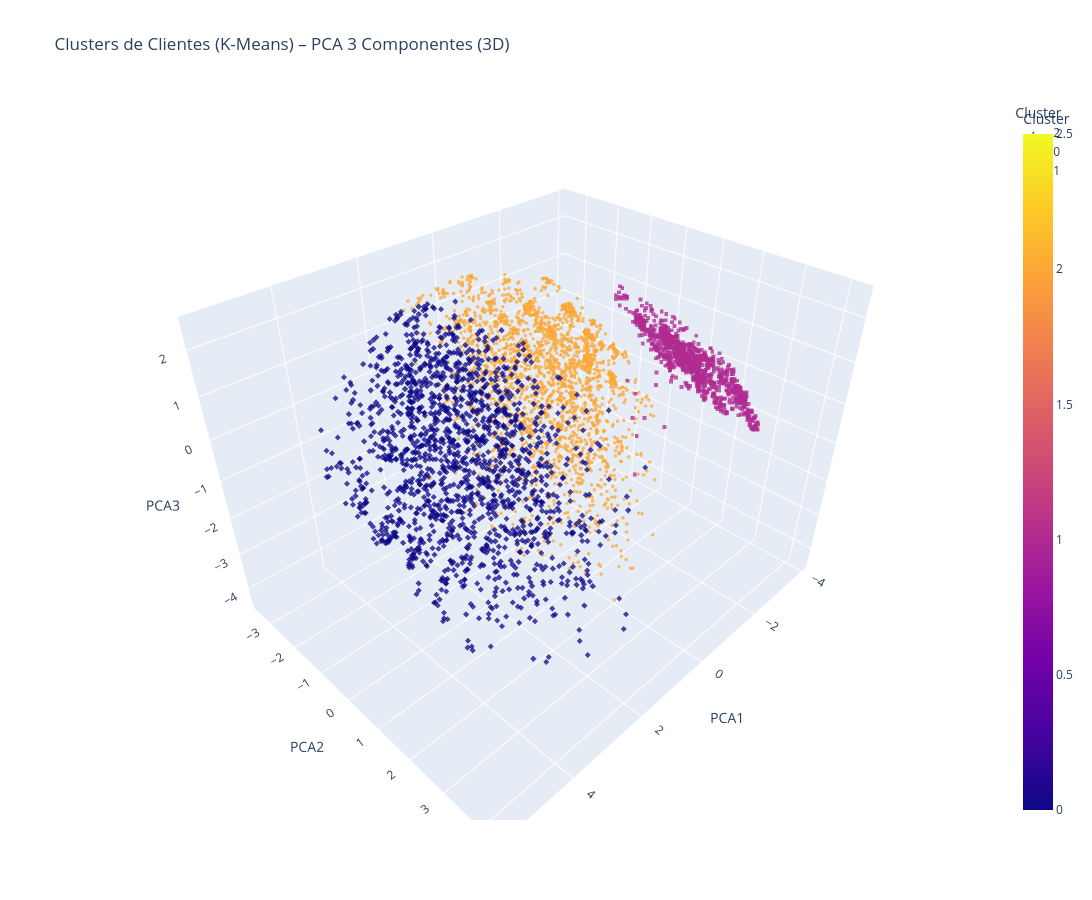

This figure's notebook cell:
### Markdown cell above
## Vamos a entender qué tipo de clientes se van, por qué se van y tambien veremos si hay  grupos de clientes  con más riesgo

### Code cell
import numpy as np
import pandas as pd
from sklearn.preprocessing import StandardScaler
from sklearn.decomposition import PCA
from sklearn.cluster import KMeans
import plotly.express as px

# ============================================
# 1. Seleccionar solo variables numéricas
# ============================================
X_num = X_train.select_dtypes(include=np.number)

# ============================================
# 2. Escalado
# ============================================
scaler = StandardScaler()
X_scaled = scaler.fit_transform(X_num)

# ============================================
# 3. K-Means (3 clusters) 
# ============================================
kmeans = KMeans(n_clusters=3, random_state=42)
cluster_labels = kmeans.fit_predict(X_scaled)

# ============================================
# 4. PCA con 3 componentes
# ============================================
pca = PCA(n_components=3)
X_pca = pca.fit_transform(X_scaled)


df_plot = pd.DataFrame({
    "PCA1": X_pca[:, 0],
    "PCA2": X_pca[:, 1],
    "PCA3": X_pca[:, 2],
    "Cluster": cluster_labels
})

fig = px.scatter_3d(
    df_plot,
    x="PCA1",
    y="PCA2",
    z="PCA3",
    color="Cluster",
    title="Clusters de Clientes (K-Means) – PCA 3 Componentes (3D)",
    opacity=0.75,
    symbol="Cluster",
    width=1200,    
    height=900    
)


fig.update_traces(marker=dict(size=2))
fig.show()


churn_dist = pd.crosstab(cluster_labels, y_train, normalize="index") * 100
churn_dist.columns = ["% No Churn", "% Churn"]
print(churn_dist)

### Figure 1 — Plotly figure (JSON) as saved in the notebook; plotly's stock layout.template omitted (floating-point values rounded to 4 significant figures; data arrays with more than 128 entries replaced by an {"elided": "..."} marker saying what was removed)
{"data": [{"hovertemplate": "Cluster=%{marker.color}<br>PCA1=%{x}<br>PCA2=%{y}<br>PCA3=%{z}<extra></extra>", "legendgroup": "2", "marker": {"color": {"elided": "2268 int values"}, "coloraxis": "coloraxis", "opacity": 0.75, "size": 2, "symbol": "circle"}, "mode": "markers", "name": "2", "scene": "scene", "showlegend": true, "type": "scatter3d", "x": {"elided": "2268 float values"}, "y": {"elided": "2268 float values"}, "z": {"elided": "2268 float values"}}, {"hovertemplate": "Cluster=%{marker.color}<br>PCA1=%{x}<br>PCA2=%{y}<br>PCA3=%{z}<extra></extra>", "legendgroup": "0", "marker": {"color": {"elided": "1585 int values"}, "coloraxis": "coloraxis", "opacity": 0.75, "size": 2, "symbol": "diamond"}, "mode": "markers", "name": "0", "scene": "scene", "showlegend": true, "type": "scatter3d", "x": {"elided": "1585 float values"}, "y": {"elided": "1585 float values"}, "z": {"elided": "1585 float values"}}, {"hovertemplate": "Cluster=%{marker.color}<br>PCA1=%{x}<br>PCA2=%{y}<br>PCA3=%{z}<extra></extra>", "legendgroup": "1", "marker": {"color": {"elided": "1077 int values"}, "coloraxis": "coloraxis", "opacity": 0.75, "size": 2, "symbol": "square"}, "mode": "markers", "name": "1", "scene": "scene", "showlegend": true, "type": "scatter3d", "x": {"elided": "1077 float values"}, "y": {"elided": "1077 float values"}, "z": {"elided": "1077 float values"}}], "layout": {"coloraxis": {"colorbar": {"title": {"text": "Cluster"}}, "colorscale": [[0, "#0d0887"], [0.1111, "#46039f"], [0.2222, "#7201a8"], [0.3333, "#9c179e"], [0.4444, "#bd3786"], [0.5556, "#d8576b"], [0.6667, "#ed7953"], [0.7778, "#fb9f3a"], [0.8889, "#fdca26"], [1, "#f0f921"]]}, "height": 900, "legend": {"title": {"text": "Cluster"}, "tracegroupgap": 0}, "scene": {"domain": {"x": [0, 1], "y": [0, 1]}, "xaxis": {"title": {"text": "PCA1"}}, "yaxis": {"title": {"text": "PCA2"}}, "zaxis": {"title": {"text": "PCA3"}}}, "title": {"text": "Clusters de Clientes (K-Means) – PCA 3 Componentes (3D)"}, "width": 1200}}
